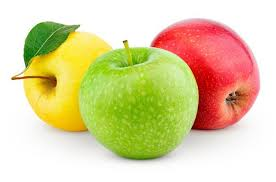
#> input picture data/color/Manzanas.jpg, 276 x 182 px, found by its file name
$ python t03_umbralizado_niveles_color.py
#> lines starting #> are read from the running program, lines starting #| are printed output that depends on the picture
### src/exercise_01/t01_load_image.py
__author__ = "mi_nombre_aqui"
# Estas dos líneas inferiores se usan para crear gráficos interactivos
import os
from pathlib import Path

import matplotlib as mpl

mpl.use("Tkagg")
import matplotlib.pyplot as plt

# Para escribir menos puedo poner alias a lo que importo:
import numpy
import numpy as np
import scipy

# Aquí importo las librerías que me resultan útiles
import skimage
import skimage.io
import sklearn

output_folder = Path(__file__).parent.parent.parent / "outs" / Path(__file__).parent.name
output_folder.mkdir(exist_ok=True, parents=True)


"""
Date = 17/07/2018
Author = 106376
Project = Práctica 0, principios de python

"""

"""
   En este código proporcionamos herramientas que nos van a permitir cargar, guardar y visualizar
   imágenes. Lo usaremos durante todas las prácticas.

   TODO: Entiende este código y haz que funcione asegurándote de que tienes bien elegido el intérprete
"""


# Las funciones de python se definen con def. El contenido se escribe indentado:
# [25 lines left out: functions cargar_imagen, guardar_imagen, not called in this run]


def visualizar_imagen(
    imagen,
    titulo="nombre_del_estudiante",
    block=True,
    save_figure=False,
    figure_save_path="out/fig_sample.png",
    rescale_colors=True,
):
    """
    Esta función visualiza y almacena una imagen y salva la figura si se indica
    :param imagen_rgb: imagen RGB de tipo numpy array
    :param titulo: Indica el nombre del estudiante más la información adicional requerida
    :param block: Permite que al visualizar la imagen en programa pare hasta cerrar la ventana
    :return:
    """

    fig, ax = plt.subplots(1, 1, sharex=True, sharey=True)
    if len(imagen.shape) == 2:
        if rescale_colors:
            vmin = 0
            vmax = 1
            if np.ravel(imagen).max() > 1.0:
                vmax = 255
            ax.imshow(imagen, cmap=plt.get_cmap("gray"), vmin=vmin, vmax=vmax)
        else:
            ax.imshow(imagen)

    else:
        ax.imshow(imagen)
    ax.set_title(titulo)
    if save_figure:
        folder, filename = os.path.split(figure_save_path)
        try:
            os.makedirs(folder)
        except Exception:
            pass
        plt.savefig(figure_save_path, dpi=600)
    plt.show(block=block)


def visualizar_imagenes(
    lista_imagen,
    lista_titulos,
    n_row,
    n_col,
    block=True,
    save_figure=False,
    figure_save_path="out/fig_sample.png",
    rescale_colors=True,
):
    """
    Esta función visualiza y almacena una imagen y salva la figura si se indica
    :param imagen_rgb: imagen RGB de tipo numpy array
    :param titulo: Indica el nombre del estudiante más la información adicional requerida
    :param block: Permite que al visualizar la imagen en programa pare hasta cerrar la ventana
    :return:
    """
    if n_row < 2:
        raise Exception("n_row tiene que ser mayor que 2")
    fig, ax = plt.subplots(n_row, n_col, sharex=True, sharey=True)

    nc = 0
    nr = 0
    if n_col > 1:
        for i, (imagen, titulo) in enumerate(zip(lista_imagen, lista_titulos, strict=True)):
            try:
                if len(imagen.shape) == 2:
                    if rescale_colors:
                        ax[nr, nc].imshow(imagen, cmap=plt.get_cmap("gray"))
                    else:
                        ax[nr, nc].imshow(imagen, cmap=plt.get_cmap("gray"))
                else:
                    ax[nr, nc].imshow(imagen)
                ax[nr, nc].set_title(titulo)
            except Exception:
                pass
            nr += 1
            if nr == n_row:
                nr = 0
                nc += 1
    else:
        for i, (imagen, titulo) in enumerate(zip(lista_imagen, lista_titulos, strict=True)):
            try:
                if len(imagen.shape) == 2:
                    ax[nr].imshow(imagen, cmap=plt.get_cmap("gray"))
                else:
                    ax[nr].imshow(imagen)
                ax[nr].set_title(titulo)
            except Exception:
                pass
            nr += 1
            if nr == n_row:
                nr = 0
                nc += 1

    if save_figure:
        folder, filename = os.path.split(figure_save_path)
        try:
            os.makedirs(folder)
        except Exception:
            pass
        plt.savefig(figure_save_path, dpi=600)
    plt.show(block=block)


# Es buena costumbre meter este if al final para evitar que se ejecute código al importar este script desde otro.
# [15 lines that do not run on import are left out]

### src/exercise_03/t03_umbralizado_niveles_color.py
# -----------------------
#    Date = 17/07/2018
#  Author = 106376
# Project = code
# -----------------------

from pathlib import Path

import matplotlib.pyplot as plt
import numpy as np
import skimage
import skimage.io
from skimage.filters import threshold_local, threshold_otsu

from src.exercise_01.t01_load_image import visualizar_imagen, visualizar_imagenes

output_folder = Path(__file__).parent.parent.parent / "outs" / Path(__file__).parent.name
output_folder.mkdir(exist_ok=True, parents=True)

file_bodegon = "./data/color/bodegon.png"
file_manzanas = "./data/color/Manzanas.jpg"


def do_test09():
    """
    NOMBRE:
    TODO:
        Comentar qué hace el código.
        Guardar la mejor imagen resultante en: /out/practica03/fig_test09_nombrexx.png
        Respuesta:
    """

    img_in = skimage.io.imread(file_manzanas)
#> img_in is the input picture: shape (182, 276, 3); mean R, G, B 222.2, 209.6, 161.8
    visualizar_imagen(img_in, "manzanas")
    canal_R = img_in[:, :, 0]
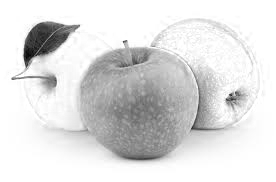
#> canal_R: shape (182, 276); min 3, max 255, mean 222.2
    canal_G = img_in[:, :, 1]
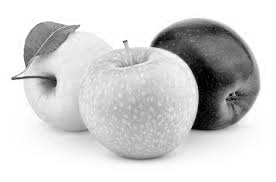
#> canal_G: shape (182, 276); min 0, max 255, mean 209.6
    canal_B = img_in[:, :, 2]
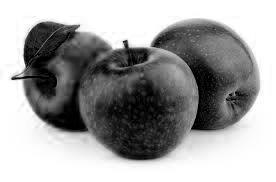
#> canal_B: shape (182, 276); min 0, max 255, mean 161.8
    visualizar_imagenes(
        [img_in, None, None, canal_R, canal_G, canal_B],
        ["Orig", "None", "None", "R", "G", "B"],
        3,
        2,
    )
#> the loop in visualizar_imagenes, `for i, (imagen, titulo) in enumerate(zip(lista_imagen, lista_titulos, ..` made 6 passes
#> (imagen, titulo, nc) on pass 3: (None, 'None', 1)
#> (titulo, nc) on pass 6: ('B', 2)
#> after the loop in visualizar_imagenes, `for i, (imagen, titulo) in enumerate(zip(lista_imagen, lista_titulos, ..`: nc = 2; nr = 0

    img_in = skimage.io.imread(file_manzanas)
    visualizar_imagen(img_in, "manzanas")
    imagen_R = img_in.copy()
    imagen_G = img_in.copy()
    imagen_B = img_in.copy()

    imagen_R[:, :, 1] = 0
    imagen_R[:, :, 2] = 0
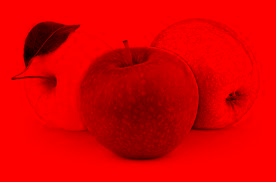
#> imagen_R: shape (182, 276, 3); mean R, G, B 222.2, 0, 0
    imagen_G[:, :, 0] = 0
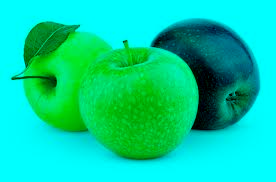
#> imagen_G: shape (182, 276, 3); mean R, G, B 0, 209.6, 161.8
    imagen_G[:, :, 2] = 0
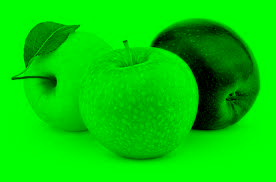
#> imagen_G: shape (182, 276, 3); mean R, G, B 0, 209.6, 0
    imagen_B[:, :, 0] = 0
    imagen_B[:, :, 1] = 0
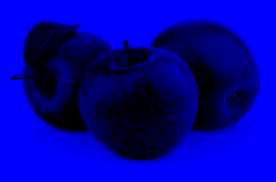
#> imagen_B: shape (182, 276, 3); mean R, G, B 0, 0, 161.8
    visualizar_imagenes(
        [img_in, None, None, imagen_R, imagen_G, imagen_B],
        ["Orig", "None", "None", "R", "G", "B"],
        3,
        2,
    )
#> the loop in visualizar_imagenes (call 2), `for i, (imagen, titulo) in enumerate(zip(lista_imagen, lista_titulos, ..` made 6 passes


# [111 lines left out: functions do_test10, do_test11, do_test12, do_test13, not called in this run]


if __name__ == "__main__":
    do_test09()
    # do_test10()
    # do_test11()
    # do_test12()
